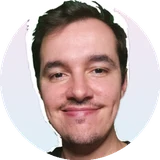
#> input picture assets/brand/photo-160.webp, 160 x 160 px, given in place of thinkinfosec-logo.png, which was not available
$ python brand-assets.py
#> lines starting #> are read from the running program, lines starting #| are printed output that depends on the picture; after the words box and inside, x2 and y2 are one past the last pixel; in counts of white or black regions, pixels touching at a corner belong together
"""Build web-size brand assets from the tracked sources.

Run from the repo root:  python scripts/brand-assets.py
Sources: assets/thinkinfosec-logo.png, assets/your-photo.png. Output: assets/brand/.
"""
from collections import deque
from pathlib import Path

from PIL import Image, ImageDraw, ImageFilter

ROOT = Path(__file__).resolve().parent.parent
OUT = ROOT / "assets" / "brand"


def circle(im):
    out = Image.new("RGBA", im.size, (0, 0, 0, 0))
    mask = Image.new("L", im.size, 0)
    ImageDraw.Draw(mask).ellipse((0, 0) + im.size, fill=255)
    out.paste(im, (0, 0), mask)
    return out


def logo():
    im = Image.open(ROOT / "assets" / "thinkinfosec-logo.png").convert("RGBA")
#> im is the input picture: PIL image 160x160 RGBA; mean R, G, B, A 166.8, 147.7, 145.8, 201.2
    w, h = im.size  # 1024 x 1032
#> w = 160; h = 160
    top = (h - (w - 24)) // 2
#> top = 12
    badge = circle(im.crop((12, top, w - 12, top + w - 24)))  # square, trims the pale corners
#> in circle, `out = Image.new("RGBA", im.size, (0, 0, 0, 0))`: out: PIL image 136x136 RGBA; every value is 0
#> in circle, `mask = Image.new("L", im.size, 0)`: mask: PIL image 136x136 L; every value is 0
#> in circle, `ImageDraw.Draw(mask).ellipse((0, 0) + im.size, fill=255)`:
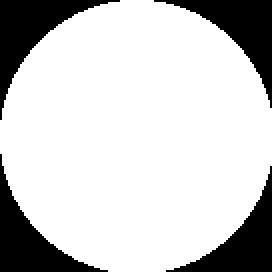
#> mask: PIL image 136x136 L (shown 2 times larger); 79.4% white; 4 black regions, box (x1, y1, x2, y2) and area: (0, 0, 60, 60) 1010, (77, 0, 136, 54) 950, (0, 77, 54, 136) 950, (83, 83, 136, 136) 891
    for px in (96, 192):
        badge.resize((px, px), Image.LANCZOS).save(OUT / f"logo-{px}.webp", quality=90)
#> this loop made 2 passes
#> pass 1, in logo, `badge.resize((px, px), Image.LANCZOS).save(OUT / f"logo-{px}.webp", qu..`:
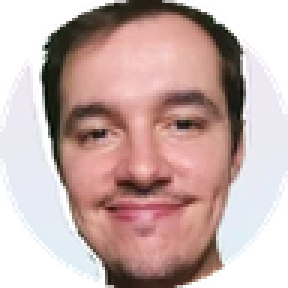
#> saved as logo-96.webp: PIL image 96x96 RGBA (shown 3 times larger); mean R, G, B, A 153.5, 128.4, 125.2, 202.6; transparent parts drawn white
    for px in (32, 180):
        badge.resize((px, px), Image.LANCZOS).save(OUT / f"favicon-{px}.png", optimize=True)


def photo():
    im = Image.open(ROOT / "assets" / "your-photo.png").convert("RGB")
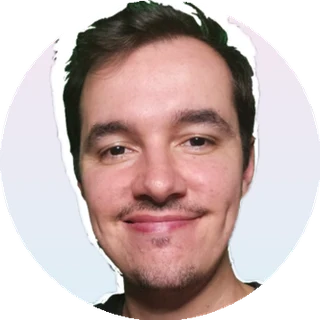
#> input picture assets/brand/photo-320.webp, 320 x 320 px, given in place of your-photo.png, which was not available
#> im: PIL image 320x320 RGB
    w, h = im.size
#> w = 320; h = 320
    px = im.load()
    # Background = pure black outside the oval + the white halo. A looser black
    # threshold eats the dark shirt and the neck shadow, so keep max < 10.
    is_bg = lambda c: min(c) > 185 or max(c) < 10
    seen = bytearray(w * h)
    queue = deque([(x, y) for x in range(w) for y in (0, h - 1)] + [(x, y) for y in range(h) for x in (0, w - 1)])
    while queue:
        x, y = queue.popleft()
        if x < 0 or y < 0 or x >= w or y >= h or seen[y * w + x] or not is_bg(px[x, y]):
            continue
        seen[y * w + x] = 1
        queue.extend([(x + 1, y), (x - 1, y), (x, y + 1), (x, y - 1)])
    mask = Image.new("L", im.size, 255)
#> mask: PIL image 320x320 L; every value is 255
    mp = mask.load()
    for y in range(h):
        for x in range(w):
            if seen[y * w + x]:
                mp[x, y] = 0
    mask = mask.filter(ImageFilter.MinFilter(5)).filter(ImageFilter.GaussianBlur(1.2))
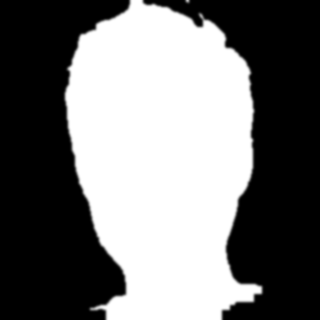
#> mask: PIL image 320x320 L; min 0, max 255, mean 116.9
    bg = Image.new("RGB", im.size)
#> bg: PIL image 320x320 RGB; every value is 0
    draw = ImageDraw.Draw(bg)
    top, bottom = (250, 228, 240), (222, 240, 248)  # #FAE4F0 -> #DEF0F8
    for y in range(h):
        t = y / (h - 1)
        draw.line([(0, y), (w, y)], fill=tuple(int(top[i] + (bottom[i] - top[i]) * t) for i in range(3)))
    im = Image.composite(im, bg, mask)
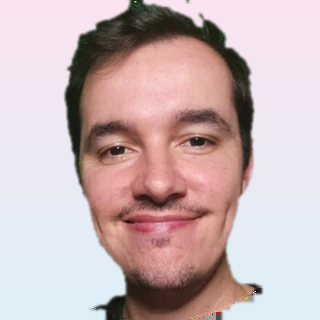
#> im: PIL image 320x320 RGB; mean R, G, B 199.4, 179, 180.3
    cx, cy, r = 196, 240, 178  # neck and shirt run to the bottom edge
    disc = circle(im.crop((cx - r, cy - r, cx + r, cy + r)))
#> in circle (call 2), `out = Image.new("RGBA", im.size, (0, 0, 0, 0))`: out: PIL image 356x356 RGBA; every value is 0
#> in circle (call 2), `mask = Image.new("L", im.size, 0)`: mask: PIL image 356x356 L; every value is 0
#> in circle (call 2), `ImageDraw.Draw(mask).ellipse((0, 0) + im.size, fill=255)`: mask: PIL image 356x356 L; 78.9% white; 4 black regions, box (x1, y1, x2, y2) and area: (0, 0, 165, 165) 6848, (192, 0, 356, 155) 6683, (0, 192, 155, 356) 6683, (202, 202, 356, 356) 6519
#> in circle (call 2), `out.paste(im, (0, 0), mask)`:
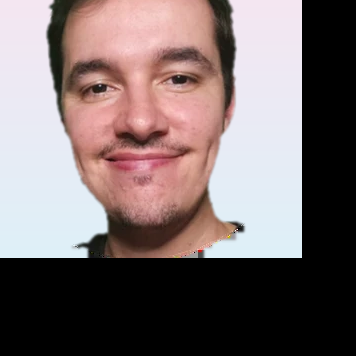
#> im: PIL image 356x356 RGB; mean R, G, B 122.4, 108.6, 108.7
    for size in (160, 320):
        disc.resize((size, size), Image.LANCZOS).save(OUT / f"photo-{size}.webp", quality=88)
#> this loop made 2 passes
#> pass 2, in photo, `disc.resize((size, size), Image.LANCZOS).save(OUT / f"photo-{size}.web..`:
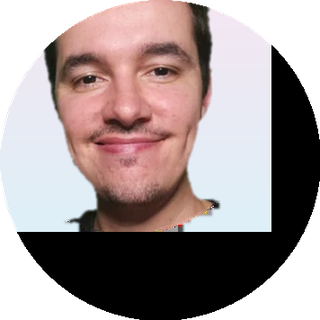
#> saved as photo-320.webp: PIL image 320x320 RGBA; mean R, G, B, A 108.4, 95.5, 95.2, 201.2; transparent parts drawn white


if __name__ == "__main__":
    OUT.mkdir(parents=True, exist_ok=True)
    logo()
    photo()
    for f in sorted(OUT.iterdir()):
        print(f.name, f.stat().st_size)
